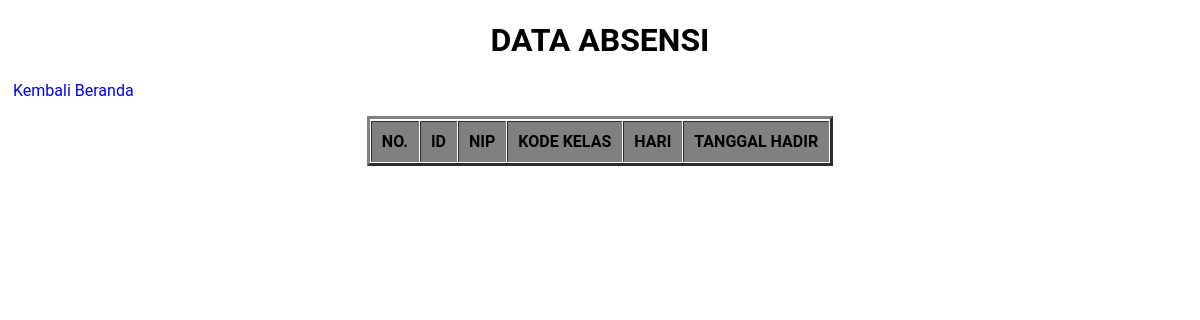
/AdministrasiTu/absensi.php, run on an earlier commit of the app's database.
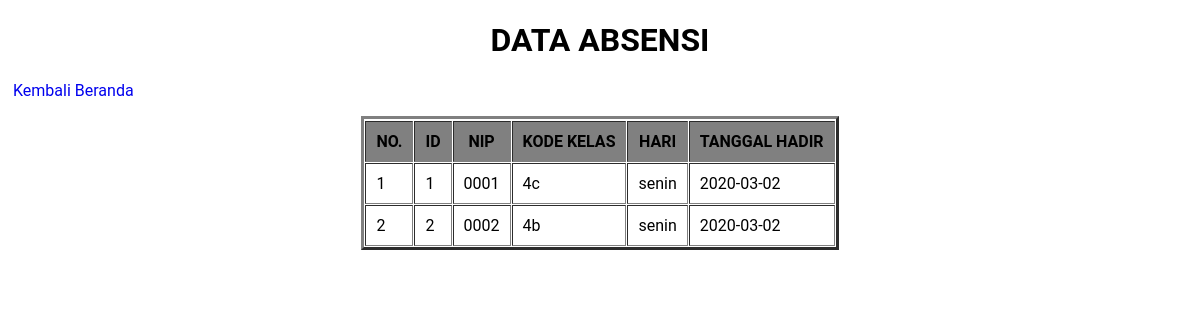
And on a later commit of the database.
### tables this page shows
CREATE TABLE `absen` (
  `id_absen` int(11) NOT NULL,
  `nip` varchar(20) NOT NULL,
  `kode_kelas` varchar(20) NOT NULL,
  `hari` varchar(20) NOT NULL,
  `tgl_hadir` date NOT NULL
);

### AdministrasiTu/absensi.php (the view, shortened to what this page needs)
<!DOCTYPE html>
<html>
<head>
	<body bgcolor="">
    <link rel="stylesheet" type="text/css" href="style.css">
</head>
<body>
<h1 align="center">DATA ABSENSI</h1>
	<p><a href="index.php">Kembali Beranda</a>
    <table align="center" border="3" cellpadding="10" cellspacing="1">
        <tr>
        <tr bgcolor='grey'>
        	<th>NO.</th>
			<th>ID</th>
			<th>NIP</th>
			<th>KODE KELAS</th>
			<th>HARI</th>
			<th>TANGGAL HADIR</th>
		</tr>
		<?php
		include 'koneksi.php';
		$no = 1;
		$data = mysqli_query($koneksi,"select * from absen");
		while($d = mysqli_fetch_array($data)){
			?>
			<tr>
				<td><?php echo $no++; ?></td>
				<td><?php echo $d['id_absen']; ?></td>
				<td><?php echo $d['nip']; ?></td>
				<td><?php echo $d['kode_kelas']; ?></td>
				<td><?php echo $d['hari']; ?></td>
				<td><?php echo $d['tgl_hadir']; ?></td>
			</tr>
			<?php
		}
		?>
	</table>
</body>
</html>

### AdministrasiTu/style.css (style rules this page uses)
body { font-family: 'roboto'; color: "#grey"; }
a { padding: 5px; text-decoration: none; }

What changed in the data, as far as the page shows it:
added absen: id_absen "1", nip "0001", kode_kelas "4c", hari "senin", tgl_hadir "2020-03-02"
added absen: id_absen "2", nip "0002", kode_kelas "4b", hari "senin", tgl_hadir "2020-03-02"
